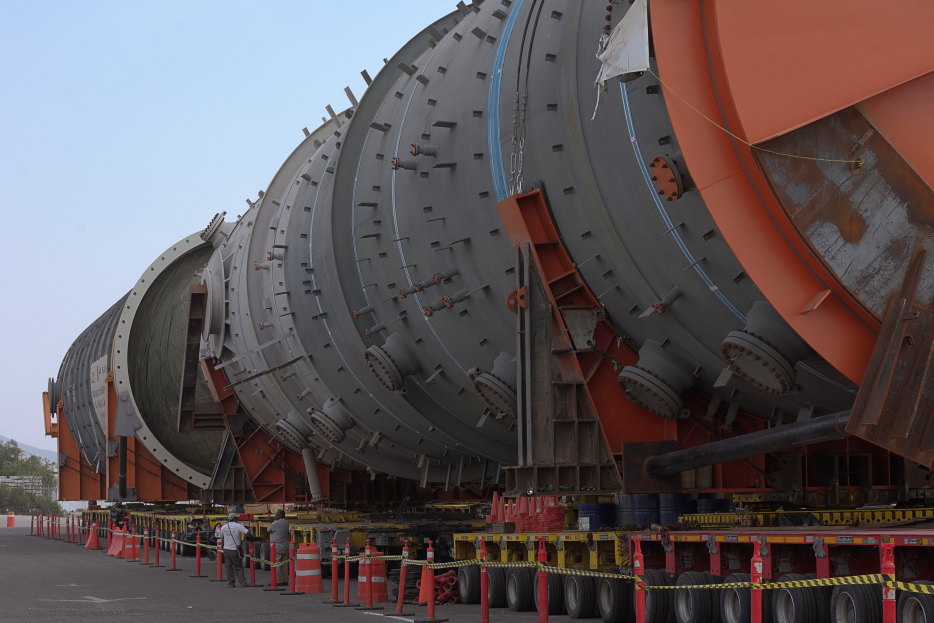
#> input picture scratch/optimized/oil_and_gas_1_opt.jpg, 2800 x 1867 px, found by its file name (shown at 1/3 size); its folder holds 4 pictures in this run
$ python create_card_crops.py
#> lines starting #> are read from the running program, lines starting #| are printed output that depends on the picture
import os
from PIL import Image

opt_dir = r'scratch/optimized'
preview_dir = r'scratch/card_previews'
os.makedirs(preview_dir, exist_ok=True)

# Function to simulate Next.js object-cover into 420x520 (or scaled 840x1040 for 2x retina)
def create_card_crop(img_name, out_name, focal_x=0.5, focal_y=0.5):
#> called with img_name = 'oil_and_gas_1_opt.jpg', out_name = 'card_og1.jpg', focal_x = 0.5, focal_y = 0.4
    img_path = os.path.join(opt_dir, img_name)
    with Image.open(img_path) as img:
#> img is the input picture: PIL image 2800x1867 RGB; mean R, G, B 96.4, 87.4, 90.2
        w, h = img.size
#> w = 2800; h = 1867
        target_w, target_h = 840, 1040 # 2x retina card
        target_ratio = target_w / target_h # 0.8077
        img_ratio = w / h
#> img_ratio = 1.5

        if img_ratio > target_ratio:
            # Image is wider than target: crop width
            new_w = int(h * target_ratio)
#> new_w = 1507
            left = int((w - new_w) * focal_x)
#> left = 646
            crop_box = (left, 0, left + new_w, h)
#> crop_box = (646, 0, 2153, 1867)
        else:
            # Image is taller than target: crop height
            new_h = int(w / target_ratio)
            top = int((h - new_h) * focal_y)
            crop_box = (0, top, w, top + new_h)

        cropped = img.crop(crop_box).resize((target_w, target_h), Image.Resampling.LANCZOS)
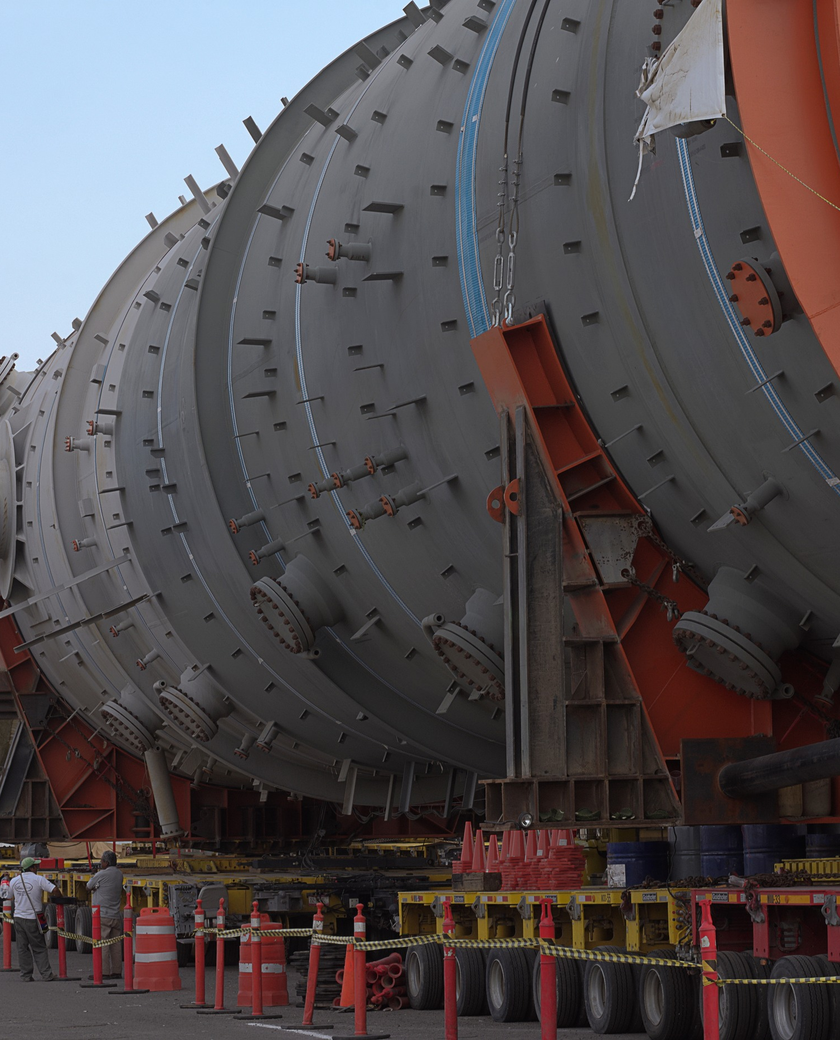
#> cropped: PIL image 840x1040 RGB; mean R, G, B 82.5, 76.7, 79
        cropped.save(os.path.join(preview_dir, out_name), 'JPEG', quality=90)
        print(f"Created card preview {out_name}: {cropped.size}")
#| Created card preview card_og1.jpg: (840, 1040)

# Test crops
create_card_crop('oil_and_gas_1_opt.jpg', 'card_og1.jpg', 0.5, 0.4)
create_card_crop('oil_and_gas_2_opt.jpg', 'card_og2.jpg', 0.5, 0.4)
#> call 2 of create_card_crop, with img_name = 'oil_and_gas_2_opt.jpg', out_name = 'card_og2.jpg', focal_x = 0.5, focal_y = 0.4
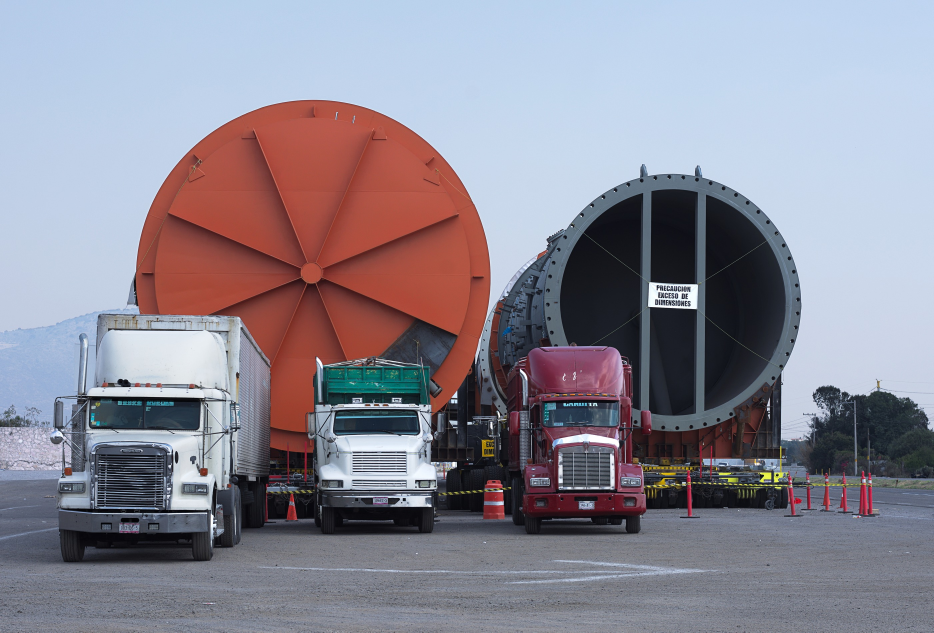
#> input picture scratch/optimized/oil_and_gas_2_opt.jpg, 2800 x 1897 px, found by its file name (shown at 1/3 size)
#> in create_card_crop, img is the input picture: PIL image 2800x1897 RGB; mean R, G, B 139.4, 136.2, 148.2
#> in create_card_crop (call 2), `cropped = img.crop(crop_box).resize((target_w, target_h), Image.Resamp..`:
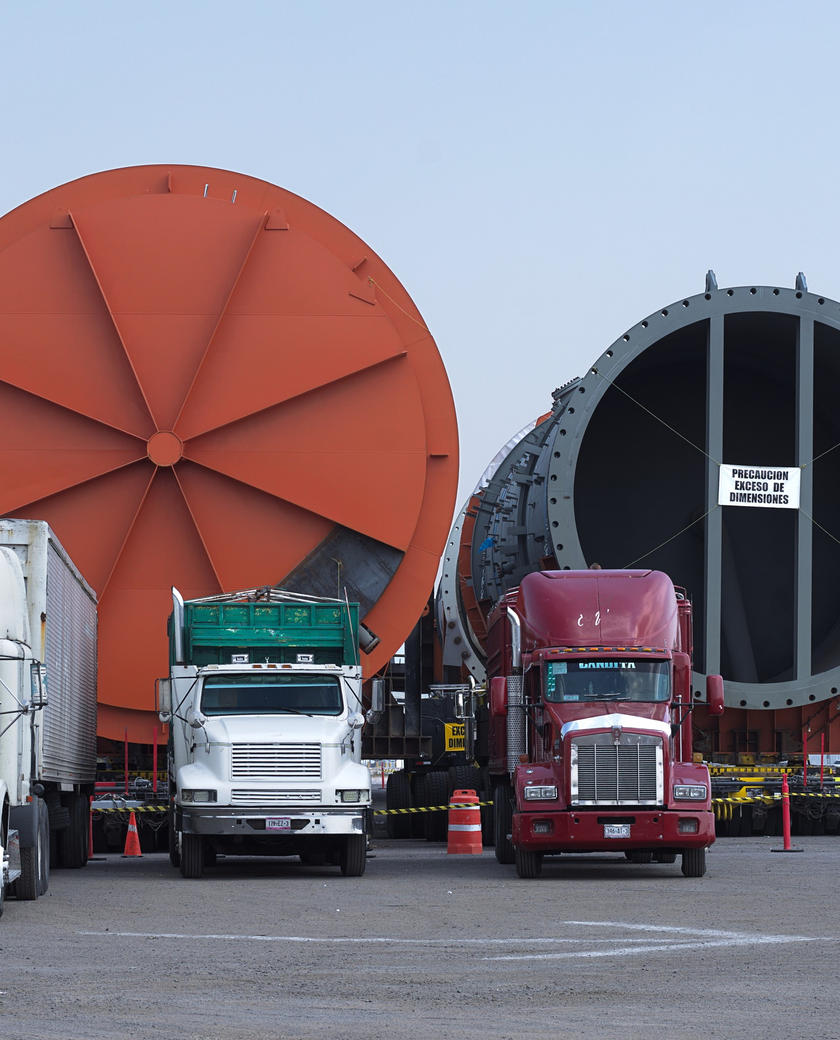
#> cropped: PIL image 840x1040 RGB; mean R, G, B 130.7, 118.8, 127.4
#| Created card preview card_og2.jpg: (840, 1040)
create_card_crop('petrochemical_1_opt.jpg', 'card_petro1.jpg', 0.5, 0.5)
#> (the run stopped early here; a loop or call above may not have finished)
